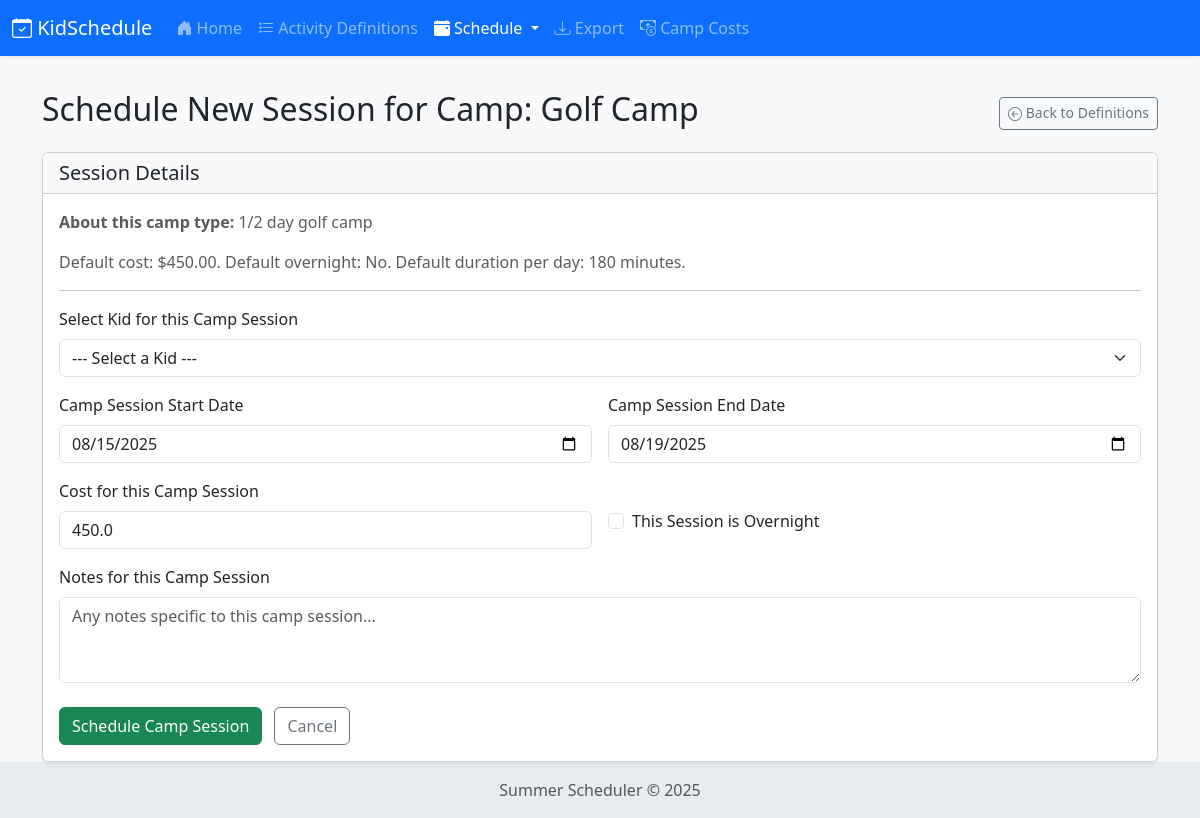
Screenshot of /schedule/camp_session/new/23 with the database file from the repository.
### app/models.py (models this page shows, shortened)
class Activity(db.Model):
    id = db.Column(db.Integer, primary_key=True)
    name = db.Column(db.String(100), nullable=False, unique=True)
    description = db.Column(db.Text, nullable=True)
    duration_minutes = db.Column(db.Integer, nullable=False, default=60) # Duration in minutes
    requires_supervision = db.Column(db.Boolean, default=False)
    requires_another_person = db.Column(db.Boolean, default=False)
    can_do_alone = db.Column(db.Boolean, default=True)
    requires_transportation = db.Column(db.Boolean, default=False)
    is_camp_activity = db.Column(db.Boolean, default=False, index=True)
    default_camp_cost = db.Column(db.Float, nullable=True)
    default_is_overnight = db.Column(db.Boolean, default=False)
    default_camp_start_time = db.Column(db.Time, nullable=True) # Optional: if camps have a typical start time
    default_camp_end_time = db.Column(db.Time, nullable=True)   # Optional: if camps have a typical end time for a day
    kids_assigned = db.relationship('Kid', secondary=activity_kid_association,
                                    lazy='subquery', # or 'dynamic'
                                    backref=db.backref('activities', lazy='dynamic'))
    scheduled_events = db.relationship('ScheduledEvent', backref='activity_details', lazy='dynamic', cascade="all, delete-orphan")

### app/routes/schedule_routes.py (the view, shortened to what this page needs)
@bp.route('/camp_session/new/<int:activity_id>', methods=['GET', 'POST'])
def schedule_camp_session_form(activity_id):
    camp_activity_definition = Activity.query.filter_by(id=activity_id, is_camp_activity=True).first_or_404()
    form_kwargs = {};
    if request.method == 'GET':
        form_kwargs.update({ 'activity_obj': camp_activity_definition, 'session_start_date': date.today(),
                             'session_end_date': date.today() + timedelta(days=4),
                             'session_is_overnight': camp_activity_definition.default_is_overnight,
                             'session_cost': camp_activity_definition.default_camp_cost })
    form = ScheduleCampSessionForm(**form_kwargs)
    return render_template('schedule/schedule_camp_session.html', form=form, activity=camp_activity_definition)

### app/templates/schedule/schedule_camp_session.html (shortened to what this page needs)
{% extends "layout.html" %}
{% block content %}
<div class="d-flex justify-content-between align-items-center mb-3">
    <h2>Schedule New Session for Camp: <span class="fw-normal">{{ activity.name }}</span></h2>
    <a href="{{ url_for('activities.list_activities') }}" class="btn btn-outline-secondary btn-sm">
        <i class="bi bi-arrow-left-circle"></i> Back to Definitions
    </a>
</div>
<div class="card shadow-sm">
    <div class="card-header bg-light">
        <h5 class="mb-0">Session Details</h5>
    </div>
    <div class="card-body">
        {% if activity.description %}
        <p class="text-muted"><strong>About this camp type:</strong> {{ activity.description }}</p>
        {% endif %}
        <p class="text-muted">
            Default cost: ${{ "%.2f"|format(activity.default_camp_cost) if activity.default_camp_cost is not none else 'Not set' }}.
            Default overnight: {{ 'Yes' if activity.default_is_overnight else 'No' }}.
            Default duration per day: {{ activity.duration_minutes }} minutes.
        </p>
        <hr>
        <form method="POST" action="" novalidate>
            <div class="row g-3">
                <div class="col-md-12 mb-3">
                    {{ form.kid_id.label(class="form-label") }}
                    {{ form.kid_id(class="form-select" + (" is-invalid" if form.kid_id.errors else "")) }}
                </div>
            </div>
            <div class="row g-3">
                <div class="col-md-6 mb-3">
                    {{ form.session_start_date.label(class="form-label") }}
                    {{ form.session_start_date(class="form-control" + (" is-invalid" if form.session_start_date.errors else "")) }}
                </div>
                <div class="col-md-6 mb-3">
                    {{ form.session_end_date.label(class="form-label") }}
                    {{ form.session_end_date(class="form-control" + (" is-invalid" if form.session_end_date.errors else "")) }}
                </div>
            </div>
            <div class="row g-3">
                <div class="col-md-6 mb-3">
                    {{ form.session_cost.label(class="form-label") }}
                    {{ form.session_cost(class="form-control" + (" is-invalid" if form.session_cost.errors else ""), placeholder="Override default if needed") }}
                </div>
                <div class="col-md-6 mb-3 d-flex align-items-center">
                    <div class="form-check mt-3">
                        {{ form.session_is_overnight(class="form-check-input") }}
                        {{ form.session_is_overnight.label(class="form-check-label") }}
                    </div>
                </div>
            </div>
            <div class="mb-3">
                {{ form.notes.label(class="form-label") }}
                {{ form.notes(class="form-control" + (" is-invalid" if form.notes.errors else ""), rows="3", placeholder="Any notes specific to this camp session...") }}
            </div>
            <div class="mt-4">
                {{ form.submit_schedule_camp(class="btn btn-success") }}
                <a href="{{ url_for('activities.list_activities') }}" class="btn btn-outline-secondary ms-2">Cancel</a>
            </div>
        </form>
    </div>
</div>
{% endblock %}

### app/templates/layout.html (style rules this page uses)
body { padding-top: 70px; background-color: #f8f9fa; min-height: 100vh; display: flex; flex-direction: column; }
.btn-sm i { vertical-align: -0.125em; }

### rows the page displays
Activity: name "Golf Camp", description "1/2 day golf camp", default_camp_cost "450.00", default_is_overnight "No", duration_minutes "180"
